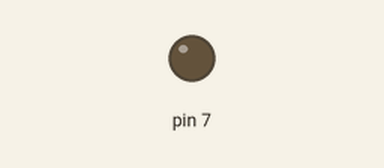
A sketch run on a simulated Arduino Uno, built with avr-gcc and run on an emulated ATmega328P. Shown: output pins drawn as LEDs (lit = HIGH).

Above: at 0.1 s.
At 2.1 s:
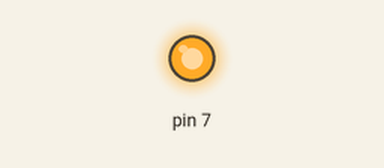
Timing chart, 0 to 3.6 s (numbered marks = the images above):
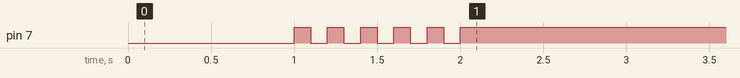

The sketch:

05_practice_2.ino.ino
```cpp
void setup() {
  pinMode(7, OUTPUT);
  digitalWrite(7, 0);
  delay(1000);

  for (int i =0; i < 5; i++) {

    digitalWrite(7, 1);
    delay(100);
    digitalWrite(7, 0);
    delay(100);

  }
}

void loop() {
  digitalWrite(7, 1);
}
```

Measured:
- by itself, pin 7: alternates HIGH for 0.10 s and LOW for 0.10 s, 10 changes in all, then stays HIGH
